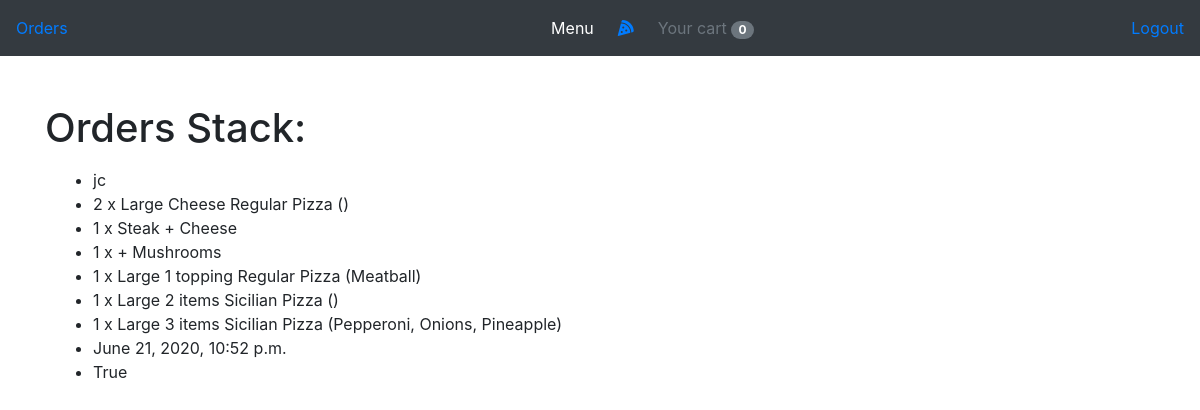
The page /orders/ (signed in) on the database as committed earlier.
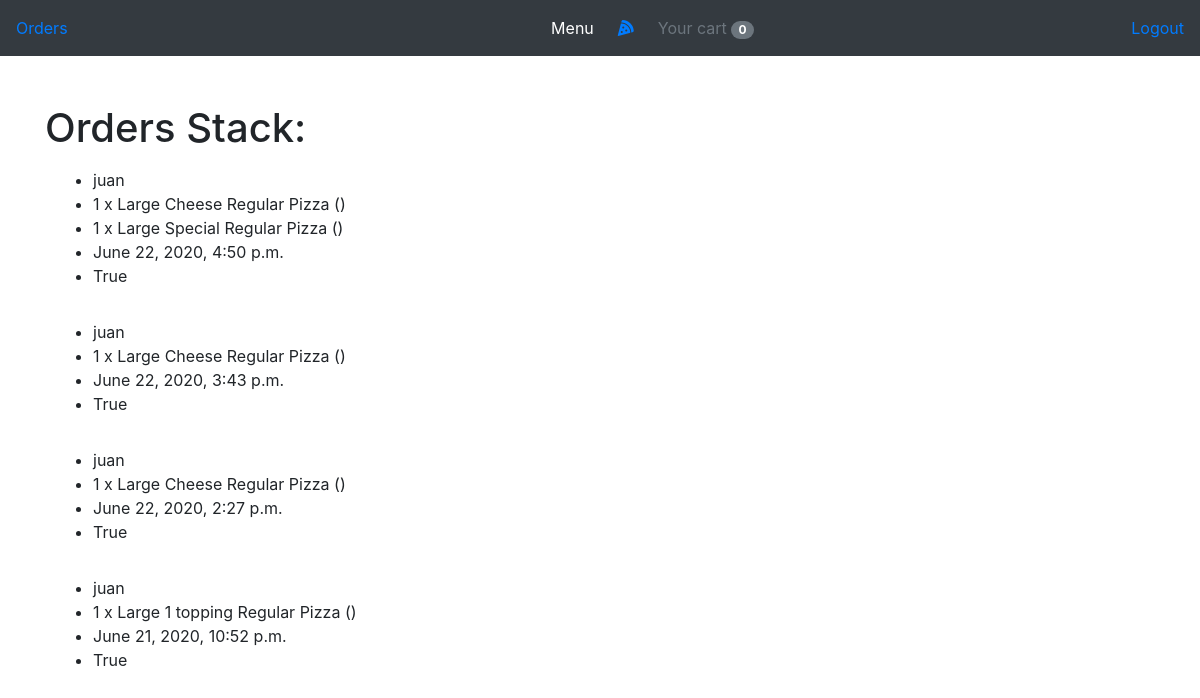
The same page on the database as committed later.
### orders/models.py (models this page shows, shortened)
class Order(models.Model):
	user = models.ForeignKey(settings.AUTH_USER_MODEL, on_delete=models.CASCADE)
	items = models.ManyToManyField(OrderItem)
	start_date = models.DateTimeField(auto_now_add = True)
	ordered_date = models.DateTimeField(default = timezone.now)
	ordered = models.BooleanField(default=False)
	def show_items(self):
		return self.items.all()

class OrderItem(models.Model):
	SIZE_CHOICES = [
		('Large', 'Large'),
		('Small', 'Small')
	]
	user = models.ForeignKey(settings.AUTH_USER_MODEL, on_delete=models.CASCADE)
	ordered = models.BooleanField(default=False)
	item = models.ForeignKey(Item, on_delete=models.CASCADE)
	size = models.CharField(max_length=5, choices=SIZE_CHOICES, blank=True, null=True)
	quantity = models.IntegerField(default=1)
	def __str__(self):
		if (self.item.has_sizes == True) and (self.item.category == 'Regular Pizza' or self.item.category == 'Sicilian Pizza'):
			toppings_added = ", ".join(str(t) for t in self.toppings.all())
			return '%s x %s %s %s (%s)' % (self.quantity, self.size, self.item.title, self.item.category, toppings_added)
		else:
			return '%s x %s' % (self.quantity, self.item.title)

class Item(models.Model):
	title = models.CharField(max_length=100)
	price = models.DecimalField(max_digits=4, decimal_places=2, blank=True, null=True)
	price_small = models.DecimalField(max_digits=4, decimal_places=2, blank=True, null=True)
	has_sizes = models.BooleanField(default=False)
	category = models.CharField(choices=CATEGORY_CHOICES, max_length=16)
	label = models.CharField(choices=LABEL_CHOICES, max_length=1, default='P')
	slug = models.SlugField()
	slug_small = models.SlugField(blank=True, null=True)

class Topping(models.Model):
	title = models.CharField(max_length=32)
	orderitems = models.ManyToManyField(OrderItem, blank=True, related_name="toppings")
	def __str__(self):
		return self.title

### orders/views.py (the view)
# urls.py: path('orders/', orders, name='orders')
@staff_member_required
def orders(request):
    placed_orders = Order.objects.filter(ordered=True)
    context = {
        "orders": placed_orders
    }
    return render(request, 'orders/orders.html', context)

### orders/templatetags/cart_template_tags.py (called while the page is built)
@register.filter
def cart_item_count(user):
    if user.is_authenticated:
        qs = Order.objects.filter(user=user, ordered=False)
        if qs.exists():
            return qs[0].items.count()
    return 0

### orders/templates/orders/orders.html
{% extends 'orders/base.html' %}
{% block main %}
<h1>Orders Stack:</h1>
    <div class="d-flex flex-column-reverse">
        {% for order in orders %}
        <div class="p-2">
            <ul>
                <li>{{ order.user }}</li>
                {% for item in order.show_items %}
                    <li>{{ item }}</li>
                {% endfor %}
                <li>{{ order.ordered_date }}</li>
                <li>{{ order.ordered }}</li>
            </ul>
        </div>
        {% endfor %}
    </div>
{% endblock %}

Rows that differ between the two databases and show on the page:
removed Order: user "jc", ordered_date "June 21, 2020, 10:52 p.m.", ordered "True"
no longer on this page (row unchanged): OrderItem: item+id+quantity "2 x Large Cheese Regular Pizza ()", shown under "jc"
no longer on this page (row unchanged): OrderItem: item+quantity "1 x Steak + Cheese", shown under "jc"
no longer on this page (row unchanged): OrderItem: item+quantity "1 x + Mushrooms", shown under "jc"
no longer on this page (row unchanged): OrderItem: item+id+quantity "1 x Large 1 topping Regular Pizza (Meatball)", shown under "jc"
no longer on this page (row unchanged): OrderItem: item+id+quantity "1 x Large 2 items Sicilian Pizza ()", shown under "jc"
no longer on this page (row unchanged): OrderItem: item+id+quantity "1 x Large 3 items Sicilian Pizza (Pepperoni, Onions, Pineapple)", shown under "jc"
now on this page (row edited): Order: user "juan", ordered_date "June 21, 2020, 10:52 p.m.", ordered "True"
now on this page (row unchanged): OrderItem: item+id+quantity "1 x Large 1 topping Regular Pizza ()", shown under "juan"
added Order: user "juan", ordered_date "June 22, 2020, 2:27 p.m.", ordered "True"
added OrderItem: item+id+quantity "1 x Large Cheese Regular Pizza ()"
added Order: user "juan", ordered_date "June 22, 2020, 3:43 p.m.", ordered "True"
added Order: user "juan", ordered_date "June 22, 2020, 4:50 p.m.", ordered "True"
added OrderItem: item+id+quantity "1 x Large Special Regular Pizza ()", shown under "juan"
